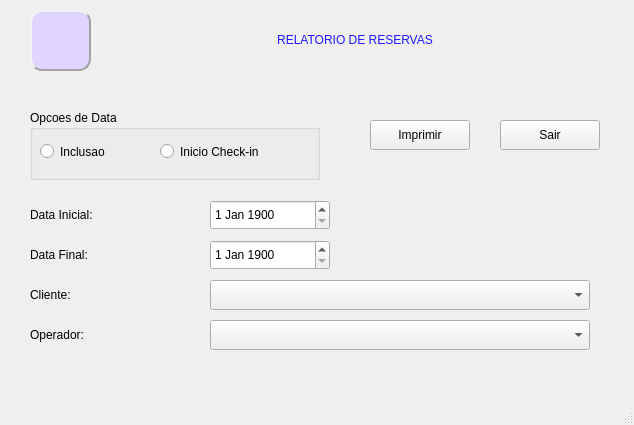
<?xml version="1.0" encoding="UTF-8"?>
<ui version="4.0">
 <class>MainWindow</class>
 <widget class="QMainWindow" name="MainWindow">
  <property name="geometry">
   <rect>
    <x>0</x>
    <y>0</y>
    <width>634</width>
    <height>425</height>
   </rect>
  </property>
  <property name="windowTitle">
   <string>MainWindow</string>
  </property>
  <property name="toolTip">
   <string>&lt;html&gt;&lt;head/&gt;&lt;body&gt;&lt;p&gt;&lt;br/&gt;&lt;/p&gt;&lt;/body&gt;&lt;/html&gt;</string>
  </property>
  <property name="styleSheet">
   <string notr="true"/>
  </property>
  <widget class="QWidget" name="centralwidget">
   <widget class="QLabel" name="tit_rel_reserva">
    <property name="geometry">
     <rect>
      <x>100</x>
      <y>10</y>
      <width>510</width>
      <height>60</height>
     </rect>
    </property>
    <property name="styleSheet">
     <string notr="true">border-color: rgb(132, 168, 163);
color: rgb(33, 25, 255);
font: 87 16pt &quot;Arial Black&quot;;</string>
    </property>
    <property name="text">
     <string>RELATORIO DE RESERVAS</string>
    </property>
    <property name="alignment">
     <set>Qt::AlignCenter</set>
    </property>
   </widget>
   <widget class="QPushButton" name="bt_sair">
    <property name="geometry">
     <rect>
      <x>500</x>
      <y>120</y>
      <width>100</width>
      <height>30</height>
     </rect>
    </property>
    <property name="styleSheet">
     <string notr="true"/>
    </property>
    <property name="text">
     <string>Sair</string>
    </property>
   </widget>
   <widget class="QPushButton" name="bt_imprimir">
    <property name="geometry">
     <rect>
      <x>370</x>
      <y>120</y>
      <width>100</width>
      <height>30</height>
     </rect>
    </property>
    <property name="text">
     <string>Imprimir</string>
    </property>
   </widget>
   <widget class="QLabel" name="label">
    <property name="geometry">
     <rect>
      <x>30</x>
      <y>320</y>
      <width>170</width>
      <height>30</height>
     </rect>
    </property>
    <property name="styleSheet">
     <string notr="true"/>
    </property>
    <property name="text">
     <string>Operador:</string>
    </property>
   </widget>
   <widget class="QLabel" name="label_4">
    <property name="geometry">
     <rect>
      <x>30</x>
      <y>200</y>
      <width>170</width>
      <height>30</height>
     </rect>
    </property>
    <property name="styleSheet">
     <string notr="true"/>
    </property>
    <property name="text">
     <string>Data Inicial:</string>
    </property>
   </widget>
   <widget class="QLabel" name="label_7">
    <property name="geometry">
     <rect>
      <x>30</x>
      <y>280</y>
      <width>170</width>
      <height>30</height>
     </rect>
    </property>
    <property name="styleSheet">
     <string notr="true"/>
    </property>
    <property name="text">
     <string>Cliente:</string>
    </property>
   </widget>
   <widget class="QLabel" name="label_14">
    <property name="geometry">
     <rect>
      <x>30</x>
      <y>240</y>
      <width>170</width>
      <height>30</height>
     </rect>
    </property>
    <property name="styleSheet">
     <string notr="true"/>
    </property>
    <property name="text">
     <string>Data Final:</string>
    </property>
   </widget>
   <widget class="QLabel" name="empresa">
    <property name="geometry">
     <rect>
      <x>30</x>
      <y>10</y>
      <width>61</width>
      <height>61</height>
     </rect>
    </property>
    <property name="styleSheet">
     <string notr="true">font: 81 10pt &quot;Rockwell Extra Bold&quot;;

background-color: rgb(223, 213, 255);

border-color: rgb(162, 162, 162);

border-style: Outset;
border-width: 2px;
border-radius: 12px;</string>
    </property>
    <property name="text">
     <string/>
    </property>
    <property name="pixmap">
     <pixmap>../../../Users/Helio/.designer/backup/CADASTRO.png</pixmap>
    </property>
    <property name="scaledContents">
     <bool>true</bool>
    </property>
   </widget>
   <widget class="QDateEdit" name="qdata_inicial">
    <property name="geometry">
     <rect>
      <x>210</x>
      <y>200</y>
      <width>120</width>
      <height>30</height>
     </rect>
    </property>
    <property name="dateTime">
     <datetime>
      <hour>3</hour>
      <minute>0</minute>
      <second>0</second>
      <year>1900</year>
      <month>1</month>
      <day>1</day>
     </datetime>
    </property>
    <property name="date">
     <date>
      <year>1900</year>
      <month>1</month>
      <day>1</day>
     </date>
    </property>
   </widget>
   <widget class="QGroupBox" name="tipo_data">
    <property name="geometry">
     <rect>
      <x>30</x>
      <y>110</y>
      <width>290</width>
      <height>70</height>
     </rect>
    </property>
    <property name="title">
     <string>Opcoes de Data</string>
    </property>
    <widget class="QRadioButton" name="rb_inclusao">
     <property name="geometry">
      <rect>
       <x>10</x>
       <y>30</y>
       <width>99</width>
       <height>23</height>
      </rect>
     </property>
     <property name="text">
      <string>Inclusao</string>
     </property>
    </widget>
    <widget class="QRadioButton" name="rb_inireserva">
     <property name="geometry">
      <rect>
       <x>130</x>
       <y>30</y>
       <width>140</width>
       <height>23</height>
      </rect>
     </property>
     <property name="text">
      <string>Inicio Check-in</string>
     </property>
    </widget>
   </widget>
   <widget class="QDateEdit" name="qdata_final">
    <property name="geometry">
     <rect>
      <x>210</x>
      <y>240</y>
      <width>120</width>
      <height>30</height>
     </rect>
    </property>
    <property name="date">
     <date>
      <year>1900</year>
      <month>1</month>
      <day>1</day>
     </date>
    </property>
   </widget>
   <widget class="QComboBox" name="comboBox">
    <property name="geometry">
     <rect>
      <x>210</x>
      <y>280</y>
      <width>380</width>
      <height>30</height>
     </rect>
    </property>
   </widget>
   <widget class="QComboBox" name="comboBox_2">
    <property name="geometry">
     <rect>
      <x>210</x>
      <y>320</y>
      <width>380</width>
      <height>30</height>
     </rect>
    </property>
   </widget>
  </widget>
  <widget class="QStatusBar" name="statusBar"/>
 </widget>
 <tabstops>
  <tabstop>rb_inclusao</tabstop>
  <tabstop>rb_inireserva</tabstop>
  <tabstop>qdata_inicial</tabstop>
  <tabstop>qdata_final</tabstop>
  <tabstop>comboBox</tabstop>
  <tabstop>comboBox_2</tabstop>
  <tabstop>bt_imprimir</tabstop>
  <tabstop>bt_sair</tabstop>
 </tabstops>
 <resources/>
 <connections/>
</ui>
